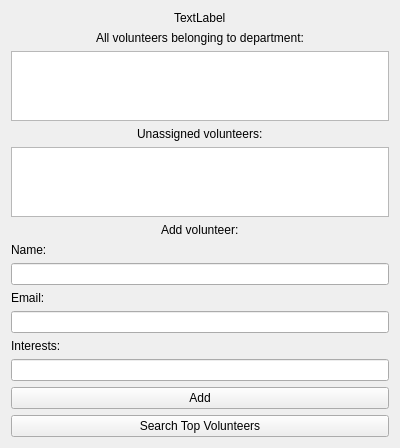
<?xml version="1.0" encoding="UTF-8"?>
<ui version="4.0">
 <class>GUI</class>
 <widget class="QWidget" name="GUI">
  <property name="geometry">
   <rect>
    <x>0</x>
    <y>0</y>
    <width>400</width>
    <height>300</height>
   </rect>
  </property>
  <property name="windowTitle">
   <string>GUI</string>
  </property>
  <layout class="QVBoxLayout" name="verticalLayout">
   <item alignment="Qt::AlignmentFlag::AlignHCenter">
    <widget class="QLabel" name="descriptionLabel">
     <property name="text">
      <string>TextLabel</string>
     </property>
    </widget>
   </item>
   <item alignment="Qt::AlignmentFlag::AlignHCenter">
    <widget class="QLabel" name="label">
     <property name="text">
      <string>All volunteers belonging to department:</string>
     </property>
    </widget>
   </item>
   <item>
    <widget class="QListWidget" name="volunteersList"/>
   </item>
   <item alignment="Qt::AlignmentFlag::AlignHCenter">
    <widget class="QLabel" name="label_2">
     <property name="text">
      <string>Unassigned volunteers:</string>
     </property>
    </widget>
   </item>
   <item>
    <widget class="QListWidget" name="unassignedVolunteersList"/>
   </item>
   <item alignment="Qt::AlignmentFlag::AlignHCenter">
    <widget class="QLabel" name="label_3">
     <property name="text">
      <string>Add volunteer:</string>
     </property>
    </widget>
   </item>
   <item>
    <widget class="QLabel" name="label_4">
     <property name="text">
      <string>Name:</string>
     </property>
    </widget>
   </item>
   <item>
    <widget class="QLineEdit" name="nameLineEdit"/>
   </item>
   <item>
    <widget class="QLabel" name="label_5">
     <property name="text">
      <string>Email:</string>
     </property>
    </widget>
   </item>
   <item>
    <widget class="QLineEdit" name="emailLineEdit"/>
   </item>
   <item>
    <widget class="QLabel" name="label_6">
     <property name="text">
      <string>Interests:</string>
     </property>
    </widget>
   </item>
   <item>
    <widget class="QLineEdit" name="interestsLineEdit"/>
   </item>
   <item>
    <widget class="QPushButton" name="addButton">
     <property name="text">
      <string>Add</string>
     </property>
    </widget>
   </item>
   <item>
    <widget class="QPushButton" name="topVolunteersButton">
     <property name="text">
      <string>Search Top Volunteers</string>
     </property>
    </widget>
   </item>
  </layout>
 </widget>
 <resources/>
 <connections/>
</ui>
